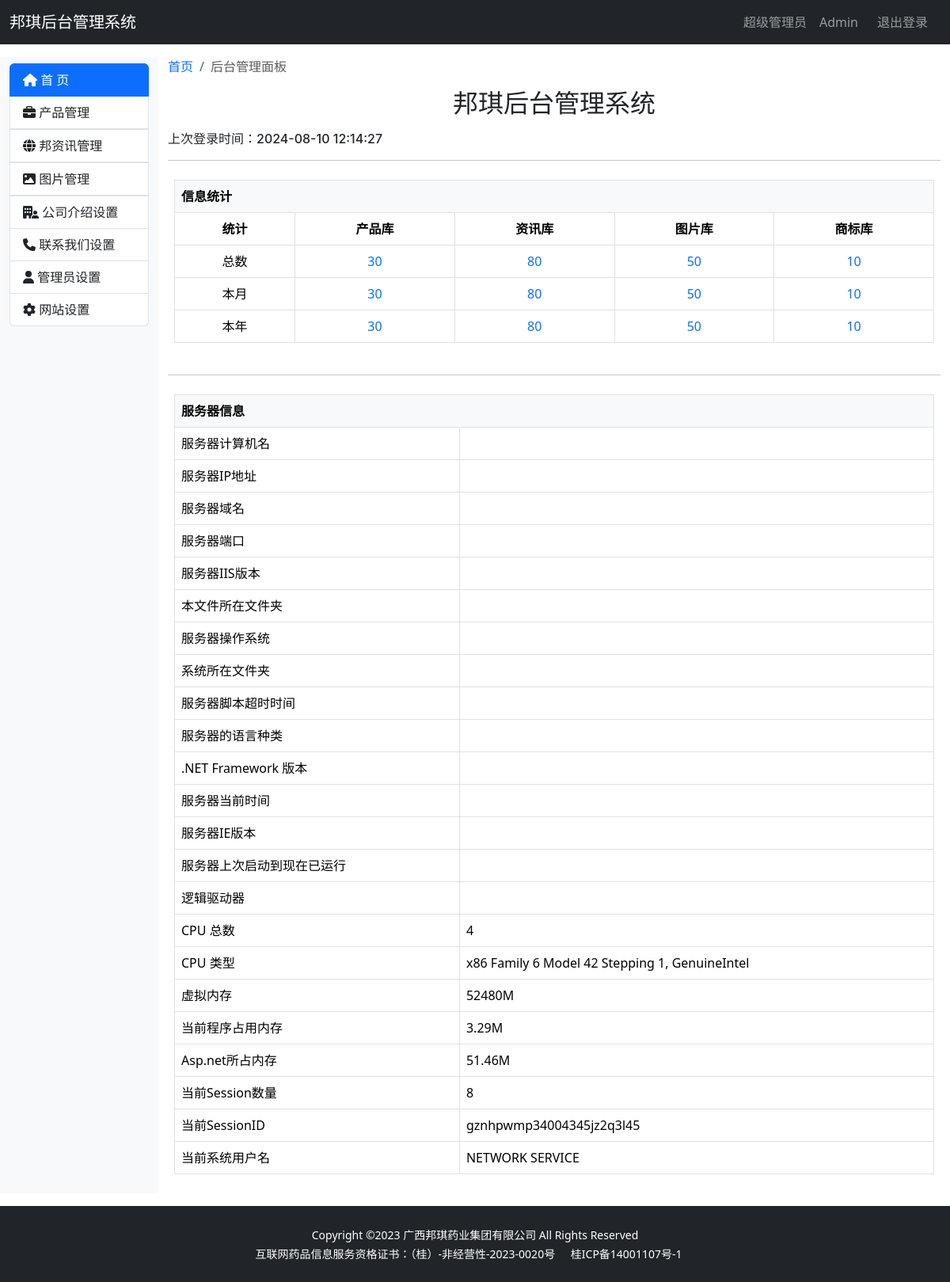
The page /admin/ (signed in) on the database as committed earlier.
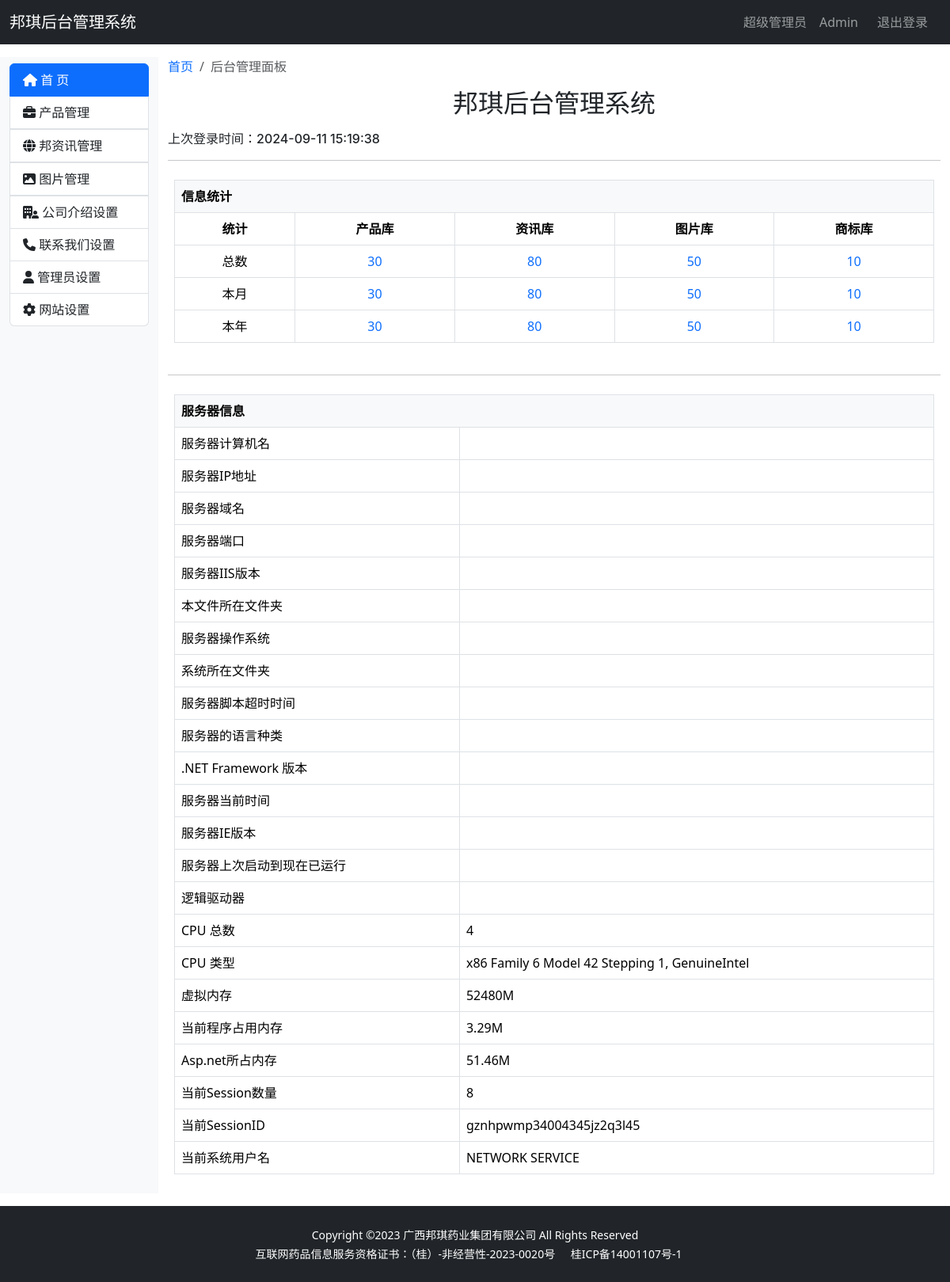
The same page on the database as committed later.
### bqwebsite/models.py (models this page shows, shortened)
class Admin(db.Model, UserMixin):
    __tablename__ = 'admin'
    id = db.Column(db.Integer, primary_key=True, autoincrement=True)
    email = db.Column(db.String(128), unique=True)
    name = db.Column(db.String(50))
    last_login_time = db.Column(db.DateTime)  # 最后一次登录时间
    password_hash = db.Column(db.String(128))

### bqwebsite/blueprints/admin.py (the view)
@admin_bp.route('/')  # 首页
def index():
    if not current_user.is_authenticated:
        return redirect(url_for('main.index'))
    product_length = Product.query.count()
    news_length = News.query.count()
    photo_length = Photo.query.count()
    brand_length = Brand.query.count()
    return render_template('admin/index.html', product_length=product_length, news_length=news_length,
                           photo_length=photo_length, brand_length=brand_length,
                           last_login_time=current_user.last_login_time)

### bqwebsite/extensions.py (called while the page is built)
@login_manager.user_loader
def load_user(user_id):
    from .models import Admin
    user = Admin.query.get(int(user_id))
    return user

### bqwebsite/templates/admin/index.html (shortened to what this page needs)
{% extends 'admin_base.html' %}
{% block content %}
    <div class="container-fluid my-3">
        <div class="row">
            {% include 'admin/_sidebar_category.html' %}
            <div class="col-md-10">
                <nav aria-label="breadcrumb">
                    <ol class="breadcrumb">
                        <li class="breadcrumb-item"><a href="{{ url_for('admin.index') }}" class="link-underline link-underline-opacity-0 link-underline-opacity-75-hover">首页</a></li>
                        <li class="breadcrumb-item active" aria-current="page">后台管理面板</li>
                    </ol>
                </nav>
                <h2 class="text-center mb-3 mt-3">邦琪后台管理系统</h2>
                <h6>上次登录时间：{{ current_user.last_login_time }}</h6>
                <hr>
                <div class="p-2">
                    <table class="table table-hover text-center table-bordered">
                        <thead>
                        <tr>
                            <th colspan="5" scope="col" class="bg-light text-start">信息统计</th>
                        </tr>
                        </thead>
                        <thead>
                        <tr>
                            <th scope="col">统计</th>
                            <th scope="col">产品库</th>
                            <th scope="col">资讯库</th>
                            <th scope="col">图片库</th>
                            <th scope="col">商标库</th>
                        </tr>
                        </thead>
                        <tbody>
                        <tr>
                            <td>总数</td>
                            <td>
                                <a href="{{ url_for('admin.product_list') }}"
                                   class="link-offset-2 link-offset-3-hover link-underline link-underline-opacity-0 link-underline-opacity-75-hover">{{ product_length }}
                                </a>
                            </td>
                            <td>
                                <a href="{{ url_for('admin.news_list') }}"
                                   class="link-offset-2 link-offset-3-hover link-underline link-underline-opacity-0 link-underline-opacity-75-hover">{{ news_length }}
                                </a>
                            </td>
                            <td>
                                <a href="#"
                                   class="link-offset-2 link-offset-3-hover link-underline link-underline-opacity-0 link-underline-opacity-75-hover">{{ photo_length }}
                                </a>
                            </td>
                            <td>
                                <a href="{{ url_for('admin.category_list') }}"
                                   class="link-offset-2 link-offset-3-hover link-underline link-underline-opacity-0 link-underline-opacity-75-hover">{{ brand_length }}
                                </a>
                            </td>
                        </tr>
                        <tr>
                            <td>本月</td>
                            <td>
                                <a href="{{ url_for('admin.product_list') }}"
                                   class="link-offset-2 link-offset-3-hover link-underline link-underline-opacity-0 link-underline-opacity-75-hover">{{ product_length }}
                                </a>
                            </td>
                            <td>
                                <a href="{{ url_for('admin.news_list') }}"
                                   class="link-offset-2 link-offset-3-hover link-underline link-underline-opacity-0 link-underline-opacity-75-hover">{{ news_length }}
                                </a>
                            </td>
                            <td>
                                <a href="#"
                                   class="link-offset-2 link-offset-3-hover link-underline link-underline-opacity-0 link-underline-opacity-75-hover">{{ photo_length }}
                                </a>
                            </td>
                            <td>
                                <a href="{{ url_for('admin.category_list') }}"
                                   class="link-offset-2 link-offset-3-hover link-underline link-underline-opacity-0 link-underline-opacity-75-hover">{{ brand_length }}
                                </a>
                            </td>
                        </tr>
                        <tr>
                            <td>本年</td>
                            <td>
                                <a href="{{ url_for('admin.product_list') }}"
                                   class="link-offset-2 link-offset-3-hover link-underline link-underline-opacity-0 link-underline-opacity-75-hover">{{ product_length }}
                                </a>
                            </td>
                            <td>
                                <a href="{{ url_for('admin.news_list') }}"
                                   class="link-offset-2 link-offset-3-hover link-underline link-underline-opacity-0 link-underline-opacity-75-hover">{{ news_length }}
                                </a>
                            </td>
                            <td>
                                <a href="#"
                                   class="link-offset-2 link-offset-3-hover link-underline link-underline-opacity-0 link-underline-opacity-75-hover">{{ photo_length }}
                                </a>
                            </td>
                            <td>
                                <a href="{{ url_for('admin.category_list') }}"
                                   class="link-offset-2 link-offset-3-hover link-underline link-underline-opacity-0 link-underline-opacity-75-hover">{{ brand_length }}
                                </a>
                            </td>
                        </tr>
                        </tbody>
                    </table>
                </div>
                <hr>
                <div class="p-2">
                    <table class="table table-hover table-bordered">
                        <thead>
                        <tr>
                            <th colspan="2" scope="col" class="bg-light">服务器信息</th>
                        </tr>
                        </thead>
                        <tbody>
                        <tr>
                            <td>服务器计算机名</td>
                            <td></td>
                        </tr>
                        <tr>
                            <td>服务器IP地址</td>
                            <td></td>
                        </tr>
                        <tr>
                            <td>服务器域名</td>
                            <td></td>
                        </tr>
                        <tr>
                            <td>服务器端口</td>
                            <td></td>
                        </tr>
                        <tr>
                            <td>服务器IIS版本</td>
                            <td></td>
                        </tr>
                        <tr>
                            <td>本文件所在文件夹</td>
                            <td></td>
                        </tr>
                        <tr>
                            <td>服务器操作系统</td>
                            <td></td>
                        </tr>
                        <tr>
                            <td>系统所在文件夹</td>
                            <td></td>
                        </tr>
                        <tr>
                            <td>服务器脚本超时时间</td>
                            <td></td>
                        </tr>
                        <tr>
                            <td>服务器的语言种类</td>
                            <td></td>
                        </tr>
                        <tr>
                            <td>.NET Framework 版本</td>
                            <td></td>
                        </tr>
                        <tr>
                            <td>服务器当前时间</td>
                            <td></td>
                        </tr>
                        <tr>
                            <td>服务器IE版本</td>
                            <td></td>
                        </tr>
                        <tr>
                            <td>服务器上次启动到现在已运行</td>
                            <td></td>
                        </tr>
                        <tr>
                            <td>逻辑驱动器</td>
                            <td></td>
                        </tr>
                        <tr>
                            <td>CPU 总数</td>
                            <td>4</td>
                        </tr>
                        <tr>
                            <td>CPU 类型</td>
                            <td>x86 Family 6 Model 42 Stepping 1, GenuineIntel</td>
                        </tr>
                        <tr>
                            <td>虚拟内存</td>
                            <td>52480M</td>
                        </tr>
                        <tr>
                            <td>当前程序占用内存</td>
                            <td>3.29M</td>
                        </tr>
                        <tr>
                            <td>Asp.net所占内存</td>
                            <td>51.46M</td>
                        </tr>
                        <tr>
                            <td>当前Session数量</td>
                            <td>8</td>
                        </tr>
                        <tr>
                            <td>当前SessionID</td>
                            <td>gznhpwmp34004345jz2q3l45</td>
                        </tr>
                        <tr>
                            <td>当前系统用户名</td>
                            <td>NETWORK SERVICE</td>
                        </tr>
                        </tbody>
                    </table>
                </div>
            </div>
        </div>
    </div>
{% endblock %}

### bqwebsite/templates/admin_base.html (shortened to what this page needs)
<!DOCTYPE html>
<html lang="en">
<head>
    {% block head %}
        {% block styles %}
            <link href="{{ url_for('static',filename = 'admin/css/styles.css') }}" rel="stylesheet"/>
            <link href="https://cdn.staticfile.net/bootstrap/5.3.2/css/bootstrap.min.css" rel="stylesheet"/>
        {% endblock %}
    {% endblock %}
</head>
<body id="page-top">
{% block navbar %}
    <nav class="navbar navbar-expand-sm navbar-dark bg-dark">
        <div class="container-fluid">
            <a class="navbar-brand" href="{{ url_for('main.index') }}" target="_blank">邦琪后台管理系统</a>
            <ul class="navbar-nav ms-auto">
                <li class="nav-item mx-1 mx-lg-2">
                    <span class="nav-link px-0 rounded">超级管理员</span>
                </li>
                <li class="nav-item mx-1 mx-lg-2">
                    <a class="nav-link px-0 rounded" href="{{ url_for('admin.index') }}">Admin</a>
                </li>
                <li class="nav-item mx-1 mx-lg-2">
                    {% if current_user.is_authenticated %}
                        <a class="nav-link" href="{{ url_for('admin.logout') }}">退出登录</a>
                    {% endif %}
                </li>
            </ul>
        </div>
    </nav>
{% endblock %}
{% block content %}
{% endblock %}
{% block footer %}
    <div class="copyright py-4 text-center bg-dark text-white">
        <div class="container"><small>Copyright ©2023 广西邦琪药业集团有限公司 All Rights Reserved</small></div>
        <div class="container"><small>互联网药品信息服务资格证书：（桂）-非经营性-2023-0020号 <a
                href="https://beian.miit.gov.cn" target="_blank" class="px-0 px-lg-3 rounded"
                style="color: #fff; text-decoration: none">桂ICP备14001107号-1</a></small>
        </div>
    </div>
{% endblock %}
</body>
</html>

### bqwebsite/templates/admin/_sidebar_category.html (shortened to what this page needs)
<div class="col-md-2  bg-light py-2">
    <ul class="list-group">
        <a class="list-group-item {% if request.endpoint == 'admin.index' %}active{% endif %}"
           href="{{ url_for('admin.index') }}"><i class="fa-solid fa-house"></i> 首
            页</a>
        <a class="list-group-item has-submenu collapsed" data-bs-toggle="collapse" href="#product-collapse"
           role="button"
           aria-expanded="false" aria-controls="product-collapse"><i class="fa-solid fa-briefcase"></i> 产品管理</a>
        <a class="list-group-item has-submenu collapsed" data-bs-toggle="collapse" href="#news-collapse"
           role="button"+
           aria-expanded="false" aria-controls="news-collapse"><i class="fa-solid fa-globe"></i> 邦资讯管理</a>
        <a class="list-group-item has-submenu collapsed" data-bs-toggle="collapse" href="#photos-collapse"
           role="button"
           aria-expanded="false" aria-controls="news-collapse"><i class="fa-solid fa-image"></i> 图片管理</a>
        <a class="list-group-item" href="{{ url_for('admin.introduce_list') }}"><i class="fa-solid fa-building-user"></i> 公司介绍设置</a>
        <a class="list-group-item" href="#"><i class="fa-solid fa-phone"></i>  联系我们设置</a>
        <a class="list-group-item" href="#"><i class="fa-solid fa-user"></i> 管理员设置</a>
        <a class="list-group-item" href="#"><i class="fa-solid fa-gear"></i> 网站设置</a>
    </ul>
</div>

Rows that differ between the two databases and show on the page:
changed Admin: last_login_time "2024-08-10 12:14:27" → "2024-09-11 15:19:38"
